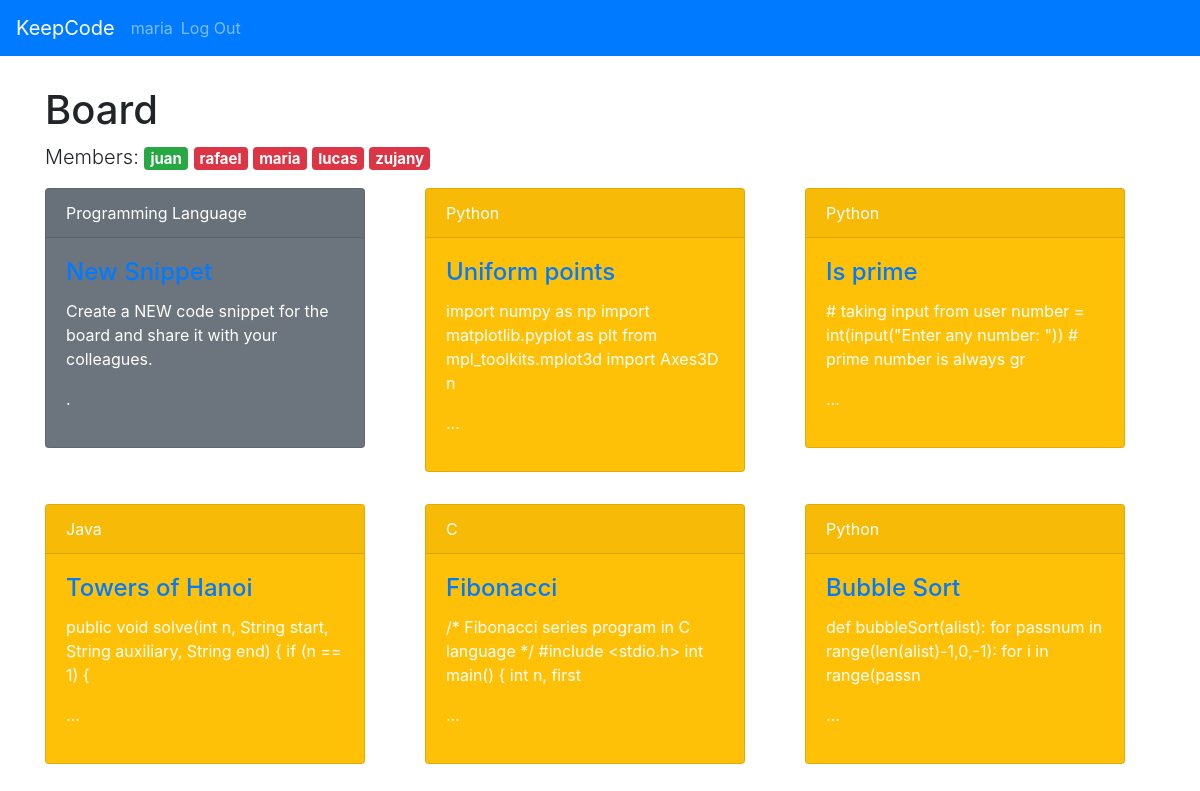
Screenshot of / (signed in) with the database file from the repository.
### tables this page shows
CREATE TABLE user (
  id INTEGER PRIMARY KEY AUTOINCREMENT,
  username TEXT UNIQUE NOT NULL,
  password TEXT NOT NULL,
  last_login TIMESTAMP NOT NULL DEFAULT CURRENT_TIMESTAMP
, online BOOLEAN NOT NULL CHECK (online IN (0,1)) DEFAULT 0);

CREATE TABLE post (
  id INTEGER PRIMARY KEY AUTOINCREMENT,
  author_id INTEGER NOT NULL,
  created TIMESTAMP NOT NULL DEFAULT CURRENT_TIMESTAMP,
  last_updated TIMESTAMP NOT NULL DEFAULT CURRENT_TIMESTAMP,
  title TEXT NOT NULL,
  body TEXT NOT NULL,
  programming_language TEXT NOT NULL, being_updated BOOLEAN NOT NULL CHECK (being_updated IN (0,1)) DEFAULT 0,
  FOREIGN KEY (author_id) REFERENCES user (id)
);

### keepcode/board.py (the view)
@bp.route('/')
def index():
    db = get_db()
    posts = db.execute(
        'SELECT p.id, title, body, created, author_id,'
        ' last_updated, programming_language, username'
        ' FROM post p JOIN user u ON p.author_id = u.id'
        ' ORDER BY created DESC'
    ).fetchall()
    users = db.execute(
        'SELECT id, username, last_login, online'
        ' FROM user u'
        ' ORDER BY last_login DESC'
    ).fetchall()
    return render_template('board/index.html', posts=posts, users=users)

### keepcode/auth.py (called while the page is built)
@bp.before_app_request
def load_logged_in_user():
    user_id = session.get('user_id')
    if user_id is None:
        g.user = None
    else:
        g.user = get_db().execute(
            'SELECT * FROM user WHERE id = ?', (user_id,)
        ).fetchone()

### keepcode/db.py (called while the page is built)
def get_db():
    if 'db' not in g:
        g.db = sqlite3.connect(
            current_app.config['DATABASE'],
            detect_types=sqlite3.PARSE_DECLTYPES
        )
        g.db.row_factory = sqlite3.Row
    return g.db

### keepcode/templates/board/index.html (shortened to what this page needs)
{% extends 'base.html' %}
{% block header %}
  {% if g.user %}
    <h1>
      Board
    </h1>
    <p class="lead">
      <span>Members: </span>
      {% for user in users %}
        {% if user['online'] == 1 %}
          <span class="badge badge-success">{{ user['username'] }}</span>
        {% else %}
          <span class="badge badge-danger">{{ user['username'] }}</span>
        {% endif %}
      {% endfor %}
    </p>
  {% endif %}
{% endblock %}
{% block content %}
  {% if g.user %}
    <div class="row justify-content-center">
      <div class="card-deck">
        <div class="col-auto mb-3">
            <div class="card text-white bg-secondary mb-3" style="max-width: 20rem;">
              <div class="card-header">Programming Language</div>
              <div class="card-body">
                <a class="action" href="{{ url_for('board.create') }}">
                  <h4 class="card-title">New Snippet</h4>
                </a>
                <p class="card-text">
                  Create a NEW code snippet for the board and share it with your colleagues.
                </p>
                <p>.</p>
              </div>
            </div>
        </div>
        {% for post in posts %}
          <div class="col-auto mb-3">
            <div class="card text-white bg-warning mb-3" style="max-width: 20rem;">
              <div class="card-header">{{ post['programming_language'] }}</div>
              <div class="card-body">
                <a class="action" href="{{ url_for('board.view', id=post['id']) }}">
                  <h4 class="card-title">{{ post['title'] }}</h4>
                </a>
                <p class="card-text">
                  {{ post['body'][:98] }}
                  <p>...</p>
                </p>
              </div>
            </div>
          </div>
        {% endfor %}
      </div>
    </div>
  {% endif %}
{% endblock %}

### keepcode/templates/base.html (shortened to what this page needs)
<!doctype html>
<link rel="stylesheet" href="{{ url_for('static', filename='bootstrap.css') }}">
<link rel="stylesheet" href="{{ url_for('static', filename='style.css') }}">
<nav class="navbar navbar-expand-lg navbar-dark bg-primary">
  <a class="navbar-brand" href="{{ url_for('board.index') }}">KeepCode</a>
  <div class="collapse navbar-collapse" id="navbarColor01">
    <ul class="navbar-nav mr-auto">
      {% if g.user %}
        <li class="nav-item">
          <span class="navbar-text">{{ g.user['username'] }}</span>
        </li>
        <li class="nav-item">
          <a class="nav-link" href="{{ url_for('auth.logout') }}">Log Out</a>
        </li>
      {% endif %}
    </ul>
  </div>
</nav>
<section class="content">
  <div class="container">
    <header>
      {% block header %}{% endblock %}
    </header>
    {% block content %}{% endblock %}
  </div>
</section>

### keepcode/static/style.css (style rules this page uses)
.container { margin-top:30px; }

### rows the page displays
user: user.username "maria", username "maria"
user: username "juan"
user: username "rafael"
user: username "lucas"
user: username "zujany"
post: programming_language "Python", title "Uniform points", body "import numpy as np import matplotlib.pyplot as plt from mpl_toolkits.mplot3d import Axes3D n"
post: programming_language "Python", title "Is prime", body "# taking input from user number = int(input(\"Enter any number: \")) # prime number is always gr"
post: programming_language "Java", title "Towers of Hanoi", body "public void solve(int n, String start, String auxiliary, String end) { if (n == 1) {"
post: programming_language "C", title "Fibonacci", body "/* Fibonacci series program in C language */ #include <stdio.h> int main() { int n, first"
post: programming_language "Python", title "Bubble Sort", body "def bubbleSort(alist): for passnum in range(len(alist)-1,0,-1): for i in range(passn"
